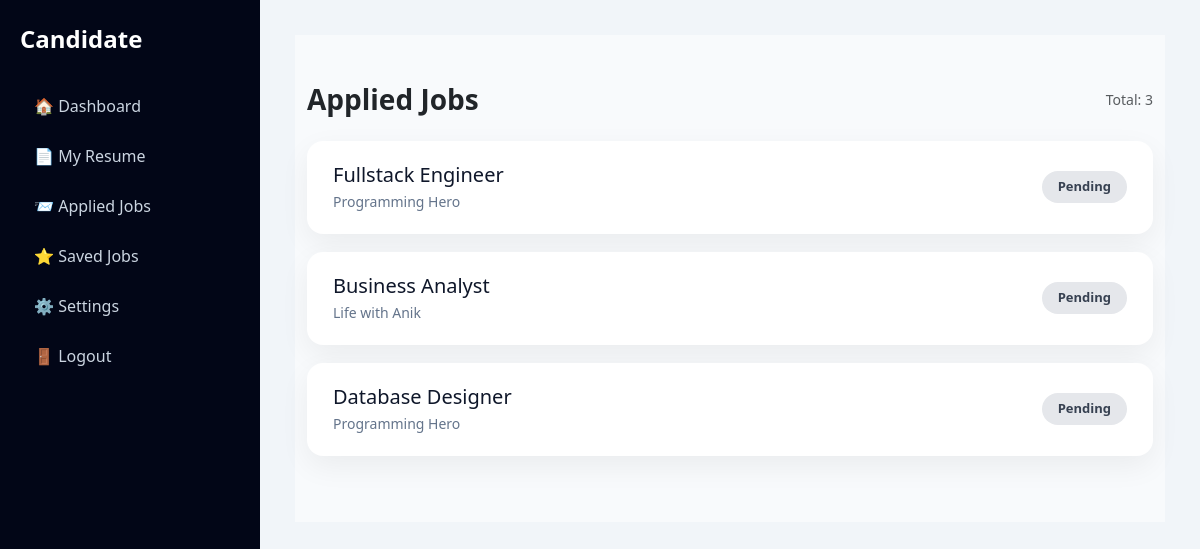
/dashboard/applied/ (signed in), run on the app's committed database.
### jobs/models.py (models this page shows, shortened)
class Application(models.Model):
    STATUS_CHOICES = (
        ('applied', 'Applied'),
        ('shortlisted', 'Shortlisted'),
        ('rejected', 'Rejected'),
    )
    job = models.ForeignKey(Job, on_delete=models.CASCADE, related_name='applications')
    applicant = models.ForeignKey(User, on_delete=models.CASCADE)
    resume = models.FileField(upload_to='resumes/')
    cover_letter = models.TextField(blank=True)
    status = models.CharField(
        max_length=20,
        choices=STATUS_CHOICES,
        default='applied'
    )
    applied_at = models.DateTimeField(auto_now_add=True)

class Job(models.Model):
    JOB_TYPE = (
        ('full_time', 'Full Time'),
        ('part_time', 'Part Time'),
        ('remote', 'Remote'),
    )
    category = models.ForeignKey(
        Category,
        on_delete=models.SET_NULL,
        null=True,
        related_name='jobs'
    )
    company = models.ForeignKey(Company, on_delete=models.CASCADE)
    title = models.CharField(max_length=200)
    location = models.CharField(max_length=200)
    job_type = models.CharField(max_length=20, choices=JOB_TYPE)
    salary = models.CharField(max_length=100, blank=True)
    description = models.TextField()
    requirements = models.TextField()
    deadline = models.DateField()
    is_featured = models.BooleanField(default=False)
    featured_until = models.DateTimeField(null=True, blank=True)
    created_at = models.DateTimeField(auto_now_add=True)

### companies/models.py (models this page shows, shortened)
class Company(models.Model):
    owner = models.OneToOneField(User, on_delete=models.CASCADE)
    name = models.CharField(max_length=200)
    logo = models.ImageField(upload_to='company_logos/', blank=True, null=True)
    description = models.TextField()
    website = models.URLField(blank=True)
    location = models.CharField(max_length=200)

### accounts/views.py (the view)
# urls.py: path('dashboard/applied/', views.candidate_applied_jobs, name='candidate_applied_jobs'),
@login_required
def candidate_applied_jobs(request):
    applications = Application.objects.filter(
        applicant=request.user
    ).select_related('job', 'job__company')
    return render(request, 'dashboard/candidate_dashboard.html', {
        'dashboard_page': 'dashboard/candidate/applied_jobs.html',
        'applications': applications,
    })

### templates/dashboard/candidate_dashboard.html (shortened to what this page needs)
{% extends "dashboard/base_dashboard.html" %}
{% block sidebar_title %}Candidate{% endblock %}
{% block sidebar_links %}
<a href="{% url 'candidate_overview' %}">🏠 Dashboard</a>
<a href="{% url 'candidate_resume' %}">📄 My Resume</a>
<a href="{% url 'candidate_applied_jobs' %}">📨 Applied Jobs</a>
<a href="{% url 'candidate_saved_jobs' %}">⭐ Saved Jobs</a>
<a href="{% url 'candidate_settings' %}">⚙ Settings</a>
<a href="{% url 'logout' %}">🚪 Logout</a>
{% endblock %}
{% block dashboard_content %}
  {% include dashboard_page %}
{% endblock %}

### templates/dashboard/candidate/applied_jobs.html (shortened to what this page needs)
<!DOCTYPE html>
<html lang="en">
<head>
</head>
<body>
  <section class="applied-jobs-section py-5">
  <div class="container">
    <div class="d-flex justify-content-between align-items-center mb-4">
      <h3 class="fw-bold mb-0">Applied Jobs</h3>
      <span class="text-muted small">
        Total: {{ applications|length }}
      </span>
    </div>
    {% for app in applications %}
      <div class="application-card">
        <div class="app-main">
          <div>
            <h5 class="job-title">{{ app.job.title }}</h5>
            <div class="company-name">{{ app.job.company.name }}</div>
          </div>
          {% if app.status == 'shortlisted' %}
            <span class="status-badge success">Shortlisted</span>
          {% elif app.status == 'rejected' %}
            <span class="status-badge danger">Rejected</span>
          {% else %}
            <span class="status-badge pending">Pending</span>
          {% endif %}
        </div>
      </div>
    {% endfor %}
  </div>
</section>
</body>
</html>

### templates/dashboard/base_dashboard.html (style rules this page uses)
body { background: #f1f5f9; }
.sidebar a { display: block; color: #cbd5e1; text-decoration: none; padding: 10px 14px; border-radius: 8px; margin-bottom: 6px; transition: .2s; }

### templates/dashboard/candidate/applied_jobs.html (style rules this page uses)
.applied-jobs-section { background:#f8fafc; }
.application-card { background:#ffffff; padding:22px 26px; border-radius:16px; margin-bottom:18px; box-shadow:0 10px 30px rgba(0,0,0,.06); transition:.3s ease; }
.app-main { display:flex; justify-content:space-between; align-items:center; gap:20px; }
.job-title { color:#0f172a; margin-bottom:4px; }
.company-name { font-size:14px; color:#64748b; }
.status-badge { padding:6px 16px; border-radius:20px; font-size:13px; font-weight:600; white-space:nowrap; }
.status-badge.pending { background:#e5e7eb; color:#374151; }

### data on the page
Application: job "Fullstack Engineer", job.company.name "Programming Hero", status "Pending"
Application: job "Business Analyst", job.company.name "Life with Anik", status "Pending"
Application: job "Database Designer", job.company.name "Programming Hero", status "Pending"

### other printed values
{{ applications|length }} "3"
